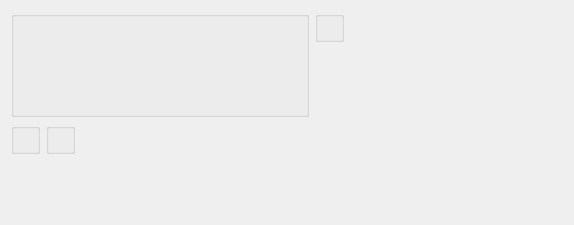
<?xml version="1.0" encoding="UTF-8"?>
<ui version="4.0">
 <comment>This file is part of the xTuple ERP: PostBooks Edition, a free and
open source Enterprise Resource Planning software suite,
Copyright (c) 1999-2010 by OpenMFG LLC, d/b/a xTuple.
It is licensed to you under the Common Public Attribution License
version 1.0, the full text of which (including xTuple-specific Exhibits)
is available at www.xtuple.com/CPAL.  By using this software, you agree
to be bound by its terms.</comment>
 <class>dspBriefSalesHistoryByCustomer</class>
 <widget class="QWidget" name="dspBriefSalesHistoryByCustomer">
  <property name="geometry">
   <rect>
    <x>0</x>
    <y>0</y>
    <width>574</width>
    <height>225</height>
   </rect>
  </property>
  <property name="windowTitle">
   <string>Brief Sales History by Customer</string>
  </property>
  <layout class="QVBoxLayout" name="verticalLayout_5">
   <item>
    <layout class="QHBoxLayout" name="horizontalLayout_2">
     <item>
      <widget class="QGroupBox" name="_custGroup">
       <property name="title">
        <string/>
       </property>
       <layout class="QVBoxLayout" name="verticalLayout_4">
        <item>
         <widget class="CustCluster" name="_cust">
          <property name="sizePolicy">
           <sizepolicy hsizetype="Fixed" vsizetype="Fixed">
            <horstretch>0</horstretch>
            <verstretch>0</verstretch>
           </sizepolicy>
          </property>
          <property name="minimumSize">
           <size>
            <width>270</width>
            <height>75</height>
           </size>
          </property>
         </widget>
        </item>
       </layout>
      </widget>
     </item>
     <item>
      <layout class="QVBoxLayout" name="verticalLayout_3">
       <property name="spacing">
        <number>0</number>
       </property>
       <item>
        <widget class="QGroupBox" name="_dateGroup">
         <property name="title">
          <string/>
         </property>
         <layout class="QGridLayout" name="gridLayout_2">
          <item row="0" column="0">
           <widget class="DateCluster" name="_dates"/>
          </item>
         </layout>
        </widget>
       </item>
       <item>
        <spacer name="spacer">
         <property name="orientation">
          <enum>Qt::Vertical</enum>
         </property>
         <property name="sizeType">
          <enum>QSizePolicy::Expanding</enum>
         </property>
         <property name="sizeHint" stdset="0">
          <size>
           <width>20</width>
           <height>13</height>
          </size>
         </property>
        </spacer>
       </item>
      </layout>
     </item>
     <item>
      <spacer>
       <property name="orientation">
        <enum>Qt::Horizontal</enum>
       </property>
       <property name="sizeType">
        <enum>QSizePolicy::Expanding</enum>
       </property>
       <property name="sizeHint" stdset="0">
        <size>
         <width>0</width>
         <height>20</height>
        </size>
       </property>
      </spacer>
     </item>
    </layout>
   </item>
   <item>
    <layout class="QHBoxLayout" name="horizontalLayout">
     <item>
      <layout class="QVBoxLayout" name="verticalLayout">
       <property name="spacing">
        <number>0</number>
       </property>
       <item>
        <widget class="ParameterGroup" name="_productCategory">
         <property name="title">
          <string/>
         </property>
         <property name="fixedSize">
          <bool>false</bool>
         </property>
        </widget>
       </item>
       <item>
        <spacer name="verticalSpacer">
         <property name="orientation">
          <enum>Qt::Vertical</enum>
         </property>
         <property name="sizeHint" stdset="0">
          <size>
           <width>20</width>
           <height>0</height>
          </size>
         </property>
        </spacer>
       </item>
      </layout>
     </item>
     <item>
      <layout class="QVBoxLayout" name="verticalLayout_2">
       <property name="spacing">
        <number>0</number>
       </property>
       <item>
        <widget class="WarehouseGroup" name="_warehouse">
         <property name="title">
          <string/>
         </property>
         <property name="fixedSize">
          <bool>false</bool>
         </property>
        </widget>
       </item>
       <item>
        <spacer name="spacer_2">
         <property name="orientation">
          <enum>Qt::Vertical</enum>
         </property>
         <property name="sizeType">
          <enum>QSizePolicy::Expanding</enum>
         </property>
         <property name="sizeHint" stdset="0">
          <size>
           <width>20</width>
           <height>0</height>
          </size>
         </property>
        </spacer>
       </item>
      </layout>
     </item>
     <item>
      <spacer name="horizontalSpacer">
       <property name="orientation">
        <enum>Qt::Horizontal</enum>
       </property>
       <property name="sizeHint" stdset="0">
        <size>
         <width>0</width>
         <height>20</height>
        </size>
       </property>
      </spacer>
     </item>
    </layout>
   </item>
  </layout>
 </widget>
 <layoutdefault spacing="6" margin="11"/>
 <pixmapfunction>qPixmapFromMimeSource</pixmapfunction>
 <customwidgets>
  <customwidget>
   <class>CustCluster</class>
   <extends>QWidget</extends>
   <header>custcluster.h</header>
  </customwidget>
  <customwidget>
   <class>DateCluster</class>
   <extends>QWidget</extends>
   <header>datecluster.h</header>
  </customwidget>
  <customwidget>
   <class>ParameterGroup</class>
   <extends>QGroupBox</extends>
   <header>parametergroup.h</header>
  </customwidget>
  <customwidget>
   <class>WarehouseGroup</class>
   <extends>QGroupBox</extends>
   <header>warehousegroup.h</header>
  </customwidget>
 </customwidgets>
 <tabstops>
  <tabstop>_cust</tabstop>
  <tabstop>_warehouse</tabstop>
 </tabstops>
 <resources/>
 <connections/>
</ui>
